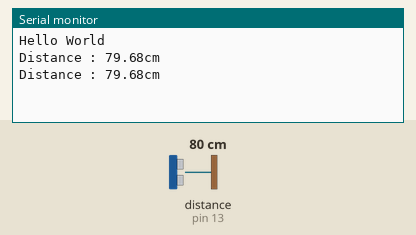
The sketch below on a simulated Arduino Uno, built with avr-gcc and run on an emulated ATmega328P. Parts: the last lines printed to the serial monitor. Wiring (inferred from the names in the program): ultrasonic range finder: trigger pin 12; echo pin 13. The inputs (shaded band) are chosen by the test bench; at power-on: distance to the obstacle (sensor on pin 13) 80 cm. The echo pulse lasts 58.3 µs per cm.

Above: at 3.8 s.
3.9 s: distance to the obstacle (sensor on pin 13) set to 2 cm
At 7.3 s:
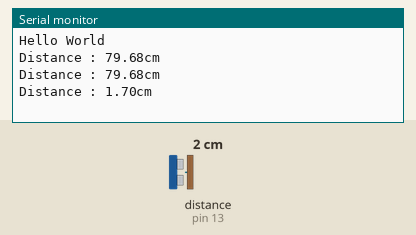
7.8 s: distance to the obstacle (sensor on pin 13) set to 4 cm
At 9.5 s:
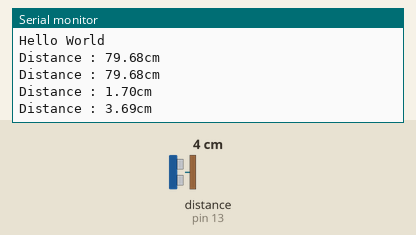
Timing chart, 0 to 11.0 s (numbered marks = the images above; inputs shaded):
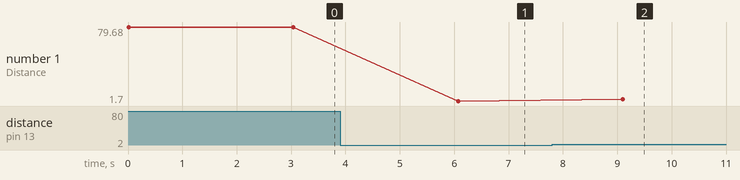

The sketch:

ultrasonicSensor.ino
```cpp
/* Pinout Definition */
#define triggerPin 12
#define echoPin  13

/* UltrasonicSensor */
int ultrasonicSensorTimeout = 0;

void setup() {
  // put your setup code here, to run once:
  Serial.begin(9600);
  Serial.write("Hello World\n");
}

void loop() {
  // put your main code here, to run repeatedly:
  delay(1);
  ultrasonicSensor();
}


void ultrasonicSensor(){
  if(0!= ultrasonicSensorTimeout){
    ultrasonicSensorTimeout--;
  }
  else{
    ultrasonicSensorTimeout = 3000;
    ultrasonicSensor();
    float duration, distance;
    pinMode(triggerPin, OUTPUT);
    digitalWrite(triggerPin, LOW);
    delayMicroseconds(2);
    digitalWrite(triggerPin, HIGH);
    delayMicroseconds(10);
    digitalWrite(triggerPin, LOW);
    pinMode(echoPin, INPUT);
    duration = pulseIn(echoPin, HIGH);
    distance = (duration*.0343)/2;
    Serial.print("Distance : ");
    Serial.print(distance);
    Serial.print("cm");
    Serial.println();
  }
}
```

Measured:
- after the input at 3.9 s, the serial monitor: prints a new line after 2.2 s (image 1)
- after the input at 7.8 s, the serial monitor: prints a new line after 1.3 s (image 2)
- plotted number 1: 79.68 → 1.7 after the input at 3.9 s, 1.7 → 3.69 after the input at 7.8 s
